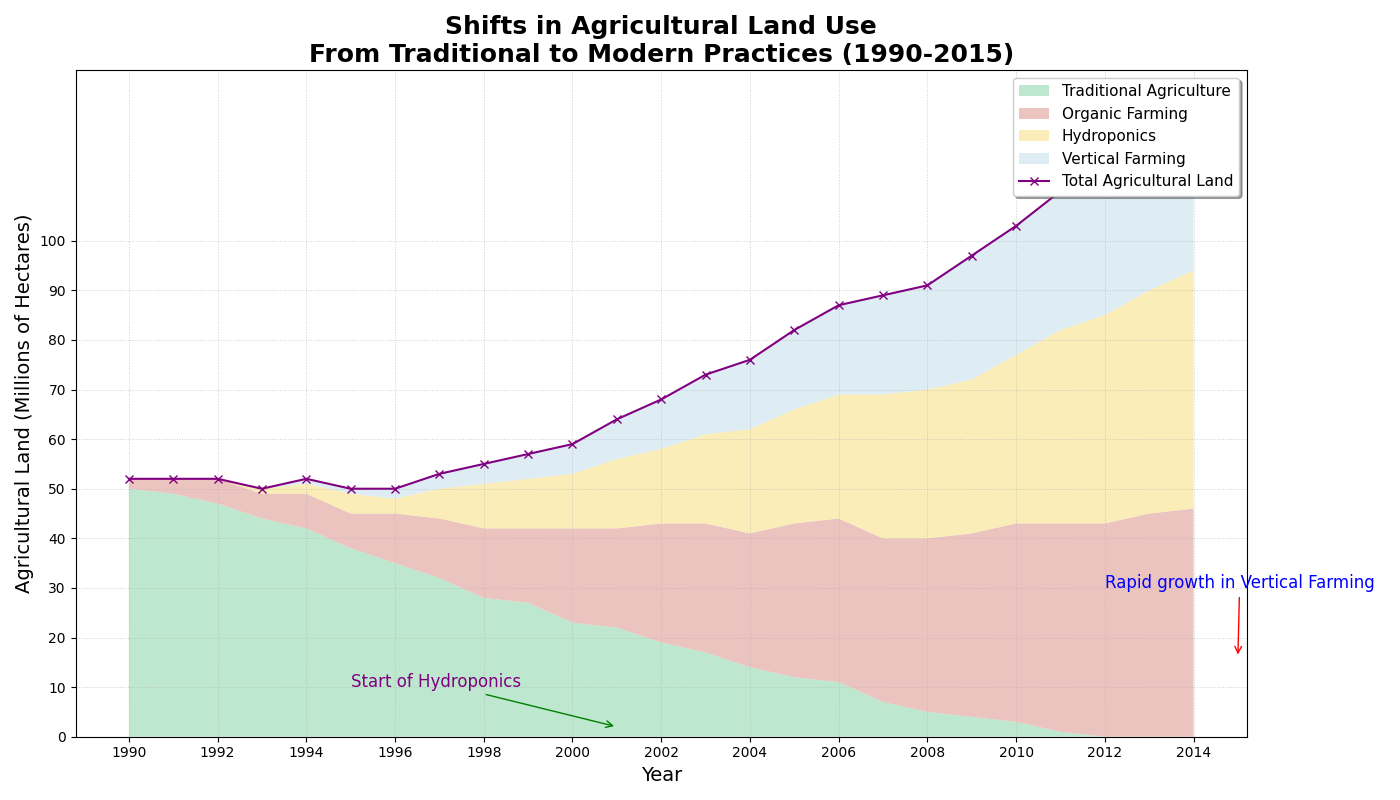

Source code (Python):
import matplotlib.pyplot as plt
import numpy as np

years = np.arange(1990, 2015)
traditional_agriculture = np.array([50, 49, 47, 44, 42, 38, 35, 32, 28, 27, 23, 22, 19, 17, 14, 12, 11, 7, 5, 4, 3, 1, 0, 0, 0])
organic_farming = np.array([2, 3, 5, 5, 7, 7, 10, 12, 14, 15, 19, 20, 24, 26, 27, 31, 33, 33, 35, 37, 40, 42, 43, 45, 46])
hydroponics = np.array([0, 0, 0, 1, 2, 4, 3, 6, 9, 10, 11, 14, 15, 18, 21, 23, 25, 29, 30, 31, 34, 39, 42, 45, 48])
vertical_farming = np.array([0, 0, 0, 0, 1, 1, 2, 3, 4, 5, 6, 8, 10, 12, 14, 16, 18, 20, 21, 25, 26, 28, 29, 33, 34])

total_agriculture = (traditional_agriculture + organic_farming + hydroponics + vertical_farming)

fig, ax = plt.subplots(figsize=(14, 8))

ax.stackplot(years, traditional_agriculture, organic_farming, hydroponics, vertical_farming,
             labels=['Traditional Agriculture', 'Organic Farming', 'Hydroponics', 'Vertical Farming'],
             colors=['#a9dfbf', '#e6b0aa', '#f9e79f', '#d4e6f1'], alpha=0.75)

ax.plot(years, total_agriculture, label='Total Agricultural Land', color='purple', linestyle='-', marker='x')

ax.set_title("Shifts in Agricultural Land Use\nFrom Traditional to Modern Practices (1990-2015)", fontsize=18, fontweight='bold')
ax.set_xlabel("Year", fontsize=14)
ax.set_ylabel("Agricultural Land (Millions of Hectares)", fontsize=14)

ax.set_xticks(years[::2])
ax.set_yticks(np.arange(0, 101, 10))

ax.grid(True, which='both', linestyle=':', linewidth=0.7, alpha=0.6)

ax.legend(loc='upper right', fontsize=11, fancybox=True, shadow=True)

ax.annotate('Start of Hydroponics', xy=(2001, 2), xytext=(1995, 10),
            arrowprops=dict(arrowstyle='->', color='green'), fontsize=12, color='purple')
ax.annotate('Rapid growth in Vertical Farming', xy=(2015, 16), xytext=(2012, 30),
            arrowprops=dict(arrowstyle='->', color='red'), fontsize=12, color='blue')

fig.tight_layout()

plt.show()
